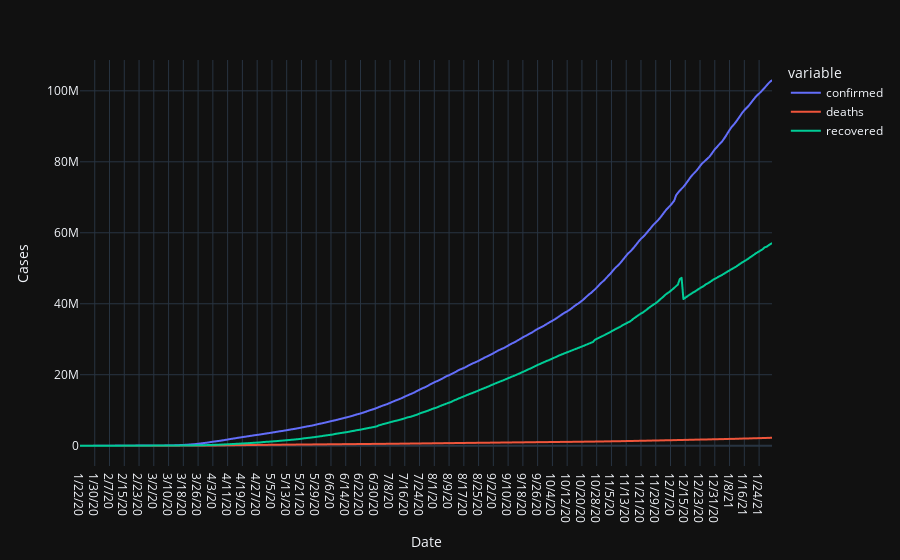

The code cell stored with this chart in its notebook:
### Code cell
import plotly.express as px
from data import make_global_df

df = make_global_df()

df

fig = px.line(df, x="date", y=["confirmed", "deaths", "recovered"], 
    template="plotly_dark",
    labels={
    'value':"Cases", 
    'varibale':"Condition",
    'date': "Date"
},
hover_data={
    'value': ":,",
    'variable': False,
}
)
fig.update_xaxes(rangeslider_visible=True)
fig["data"][0]["line"]["color"]= "#e15f41"
fig["data"][1]["line"]["color"]= "#f5cd79"
fig["data"][2]["line"]["color"]= "#009432"

fig

### Figure 1 — Plotly figure (JSON) as saved in the notebook; plotly's stock layout.template omitted (floating-point values rounded to 4 significant figures; data arrays with more than 128 entries replaced by an {"elided": "..."} marker saying what was removed)
{"data": [{"customdata": {"elided": "376x1 str values"}, "hovertemplate": "Date=%{x}<br>Cases=%{y:,}<extra></extra>", "legendgroup": "confirmed", "line": {"color": "#636efa", "dash": "solid"}, "mode": "lines", "name": "confirmed", "showlegend": true, "type": "scattergl", "x": {"elided": "376 str values"}, "xaxis": "x", "y": {"elided": "376 int values"}, "yaxis": "y"}, {"customdata": {"elided": "376x1 str values"}, "hovertemplate": "Date=%{x}<br>Cases=%{y:,}<extra></extra>", "legendgroup": "deaths", "line": {"color": "#EF553B", "dash": "solid"}, "mode": "lines", "name": "deaths", "showlegend": true, "type": "scattergl", "x": {"elided": "376 str values"}, "xaxis": "x", "y": {"elided": "376 int values"}, "yaxis": "y"}, {"customdata": {"elided": "376x1 str values"}, "hovertemplate": "Date=%{x}<br>Cases=%{y:,}<extra></extra>", "legendgroup": "recovered", "line": {"color": "#00cc96", "dash": "solid"}, "mode": "lines", "name": "recovered", "showlegend": true, "type": "scattergl", "x": {"elided": "376 str values"}, "xaxis": "x", "y": {"elided": "376 int values"}, "yaxis": "y"}], "layout": {"legend": {"title": {"text": "variable"}, "tracegroupgap": 0}, "margin": {"t": 60}, "xaxis": {"anchor": "y", "domain": [0, 1], "title": {"text": "Date"}}, "yaxis": {"anchor": "x", "domain": [0, 1], "title": {"text": "Cases"}}}}
